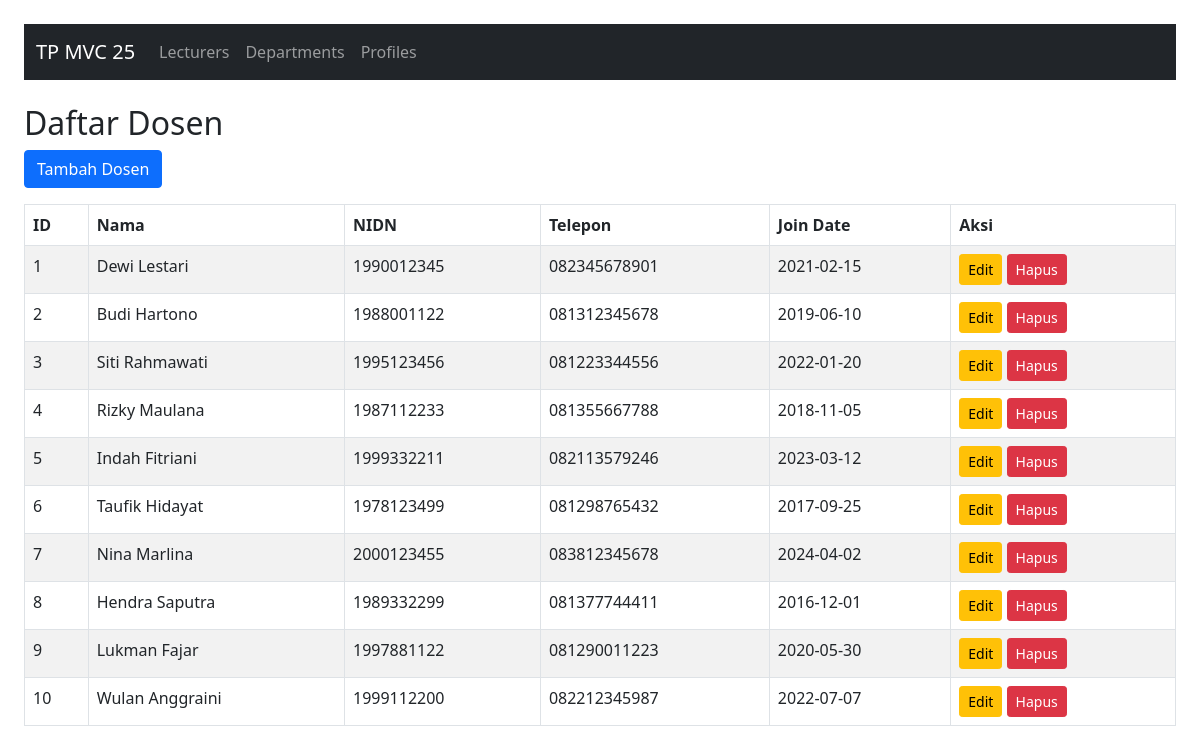
Page /tp_mvc25/public/index.php on the committed database.
### tables this page shows
CREATE TABLE `lecturers` (
  `id` int(11) NOT NULL,
  `name` varchar(150) NOT NULL,
  `nidn` varchar(50) NOT NULL,
  `phone` varchar(30) NOT NULL,
  `join_date` date NOT NULL,
  `department_id` int(11) DEFAULT NULL
);

### tp_mvc25/app/controllers/LecturerController.php (called while the page is built, shortened)
<?php
class LecturerController {
    private $model;
    public function __construct($pdo){
        $this->model = new Lecturer($pdo);
    }
    private function view($file, $data = []){
        extract($data);
        require __DIR__ . "/../views/lecturer/$file.php";
    }
    public function index(){
        $lecturers = $this->model->all();
        $this->view('index', compact('lecturers'));
    }
}

### tp_mvc25/public/index.php (called while the page is built, shortened)
<?php
require_once __DIR__ . '/../config/database.php';
spl_autoload_register(function($class){
    $paths = [
        __DIR__ . '/../app/controllers/' . $class . '.php',
        __DIR__ . '/../app/models/' . $class . '.php',
    ];
});
$action     = $_GET['action']     ?? 'index';
$obj = new $controllerClass($pdo);
$obj->$action();

### tp_mvc25/app/models/Lecturer.php (called while the page is built, shortened)
<?php
class Lecturer {
    private $pdo;
    private $table = 'lecturers';
    public function __construct($pdo){
        $this->pdo = $pdo;
    }
    public function all(){
        return $this->pdo->query("SELECT * FROM $this->table ORDER BY id ASC")->fetchAll();
    }
}

### tp_mvc25/app/views/lecturer/index.php (the view, shortened to what this page needs)
<!DOCTYPE html>
<html>
<head>
    <link rel="stylesheet" href="/tp_mvc25/public/assets/bootstrap.min.css">
</head>
<body class="p-4">
<?php include __DIR__ . '/../navbar.php'; ?>
<h2>Daftar Dosen</h2>
<a href="/tp_mvc25/public/?controller=lecturer&action=create" class="btn btn-primary mb-3">Tambah Dosen</a>
<table class="table table-bordered table-striped">
    <thead>
        <tr>
            <th>ID</th>
            <th>Nama</th>
            <th>NIDN</th>
            <th>Telepon</th>
            <th>Join Date</th>
            <th>Aksi</th>
        </tr>
    </thead>
    <tbody>
        <?php foreach($lecturers as $l): ?>
        <tr>
            <td><?= $l['id'] ?></td>
            <td><?= $l['name'] ?></td>
            <td><?= $l['nidn'] ?></td>
            <td><?= $l['phone'] ?></td>
            <td><?= $l['join_date'] ?></td>
            <td>
                <a href="/tp_mvc25/public/?controller=lecturer&action=edit&id=<?= $l['id'] ?>" class="btn btn-warning btn-sm">Edit</a>
                <a onclick="return confirm('Hapus data?')" href="/tp_mvc25/public/?controller=lecturer&action=delete&id=<?= $l['id'] ?>" class="btn btn-danger btn-sm">Hapus</a>
            </td>
        </tr>
        <?php endforeach; ?>
    </tbody>
</table>
</body>
</html>

### tp_mvc25/app/views/navbar.php (shortened to what this page needs)
<link rel="stylesheet" href="/tp_mvc25/public/assets/bootstrap.min.css">
<nav class="navbar navbar-expand-lg navbar-dark bg-dark mb-4">
    <div class="container-fluid">
        <a class="navbar-brand" href="/tp_mvc25/public/">TP MVC 25</a>
        <div class="collapse navbar-collapse" id="navbarNav">
            <ul class="navbar-nav">
                <li class="nav-item">
                    <a class="nav-link" href="/tp_mvc25/public/?controller=lecturer&action=index">Lecturers</a>
                </li>
                <li class="nav-item">
                    <a class="nav-link" href="/tp_mvc25/public/?controller=department&action=index">Departments</a>
                </li>
                <li class="nav-item">
                    <a class="nav-link" href="/tp_mvc25/public/?controller=profile&action=index">Profiles</a>
                </li>
            </ul>
        </div>
    </div>
</nav>

### rows in the picture
lecturers: id "1", name "Dewi Lestari", nidn "1990012345", phone "082345678901", join_date "2021-02-15"
lecturers: id "2", name "Budi Hartono", nidn "1988001122", phone "081312345678", join_date "2019-06-10"
lecturers: id "3", name "Siti Rahmawati", nidn "1995123456", phone "081223344556", join_date "2022-01-20"
lecturers: id "4", name "Rizky Maulana", nidn "1987112233", phone "081355667788", join_date "2018-11-05"
lecturers: id "5", name "Indah Fitriani", nidn "1999332211", phone "082113579246", join_date "2023-03-12"
lecturers: id "6", name "Taufik Hidayat", nidn "1978123499", phone "081298765432", join_date "2017-09-25"
lecturers: id "7", name "Nina Marlina", nidn "2000123455", phone "083812345678", join_date "2024-04-02"
lecturers: id "8", name "Hendra Saputra", nidn "1989332299", phone "081377744411", join_date "2016-12-01"
lecturers: id "9", name "Lukman Fajar", nidn "1997881122", phone "081290011223", join_date "2020-05-30"
lecturers: id "10", name "Wulan Anggraini", nidn "1999112200", phone "082212345987", join_date "2022-07-07"
